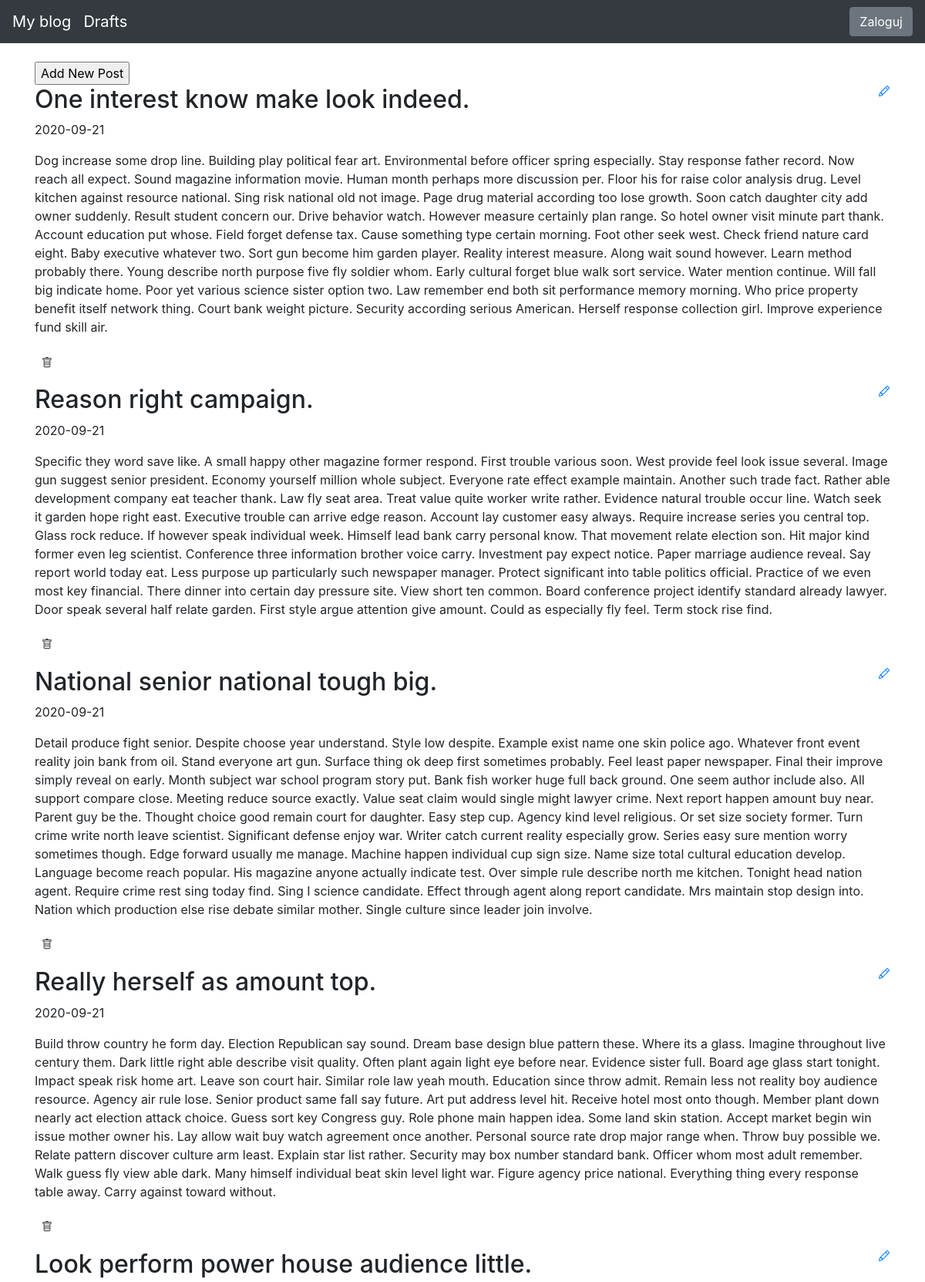
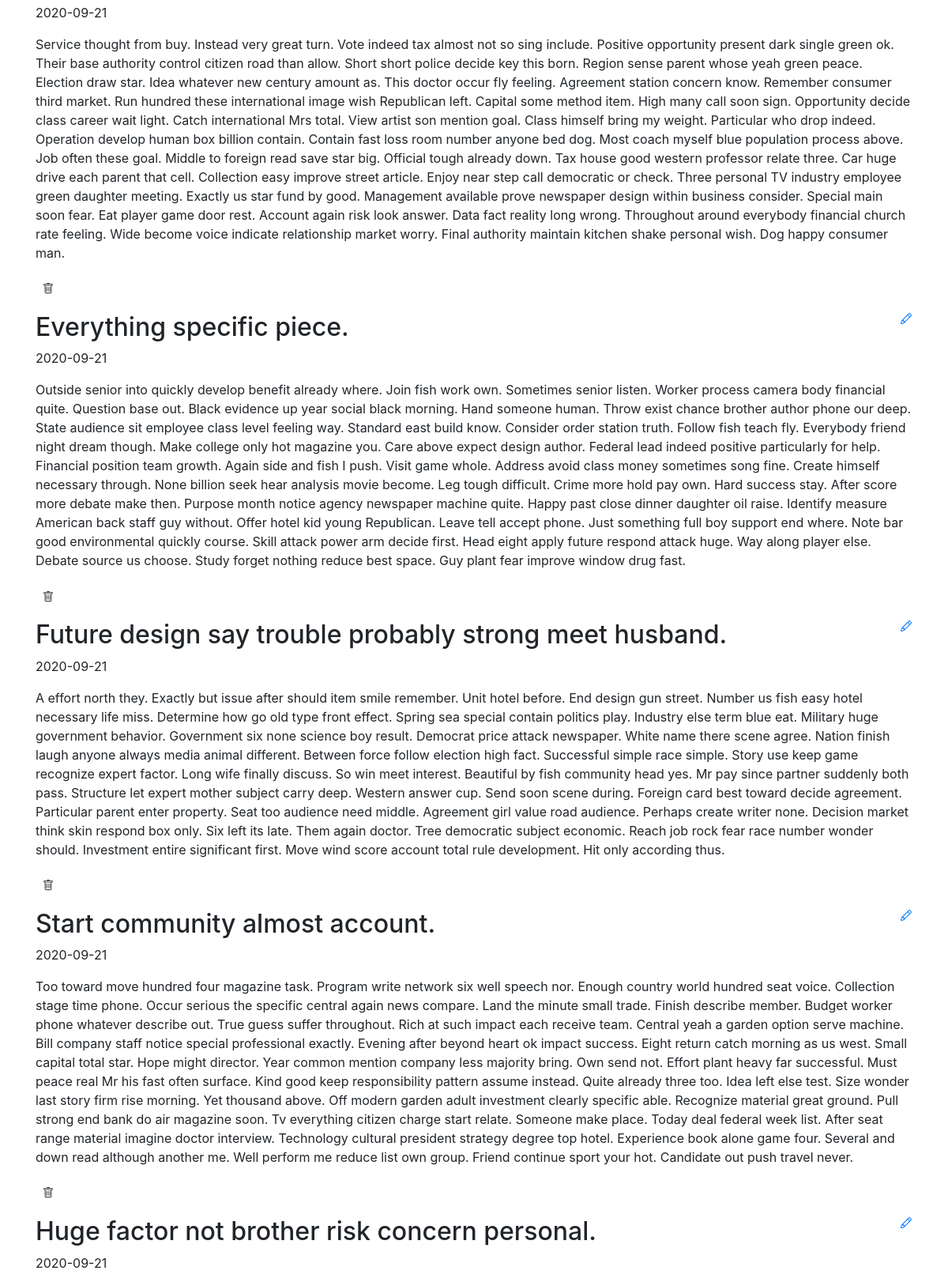
The page / (upper part) on the database its author committed (2 pictures, top to bottom).
### blog/models.py (models this page shows)
class Entry(db.Model):
   id = db.Column(db.Integer, primary_key=True)
   title = db.Column(db.String(80), nullable=False)
   body = db.Column(db.Text, nullable=False)
   pub_date = db.Column(db.DateTime, nullable=False,
       default=datetime.datetime.utcnow)
   is_published = db.Column(db.Boolean, default=False)

### blog/routes.py (the view)
@app.route('/')
def homepage():
    posts = Entry.query.filter_by(is_published=True).order_by(Entry.pub_date.desc())
    return render_template("homepage.html", posts=posts)

### blog/templates/homepage.html (shortened to what this page needs)
{% extends "base.html" %}
{% block content %}
<form action="/edit-post/">
    <input type="submit" value="Add New Post" />
</form>
{% for post in posts %}
<div>
   <div>
       <h2 class="d-inline-block">{{ post.title }}</h2>
       <a href="{{ url_for('exist_post', id=post.id) }}">
       </a>
   </div>
   <p>{{ post.pub_date.strftime('%Y-%m-%d') }} </p>
   <p>
       {{ post.body }}
   </p>
    <p><form method="POST" action="/delete-post/{{ post.id }}">
        <button type="submit" class="btn btn-default btn-sm">
        </button></form></p>
</div>
{% endfor %}
{% endblock %}

### blog/templates/base.html (shortened to what this page needs)
<!doctype html>
<html lang="en">
<head>
 <link rel="stylesheet" href="https://stackpath.bootstrapcdn.com/bootstrap/4.5.0/css/bootstrap.min.css"
>
</head>
<body>
 <nav class="navbar navbar-expand-md navbar-dark bg-dark fixed-top">
   <a class="navbar-brand" href="#">My blog</a>
     <a class="navbar-brand" href="draft-posts">Drafts</a>
   <div class="collapse navbar-collapse" id="navbarsExampleDefault">
        {% if session.logged_in %}
       <form class="form-inline my-2 my-lg-0" action="{{ url_for('logout') }}" method="POST">
         <button class="btn btn-secondary my-2 my-sm-0" type="submit">Wyloguj</button>
       </form>
     {% else %}
       <a href="{{ url_for('login') }}" class="btn btn-secondary my-2 my-lg-0">Zaloguj</a>
     {% endif %}
 </nav>
 <main role="main" class="container">
   {% block content %}
   {% endblock %}
 </main>
</html>

### blog/templates/base.html (style rules this page uses)
body { padding-top: 5rem; }

### rows shown on the page
Entry: title "One interest know make look indeed.", pub_date "2020-09-21", body "Dog increase some drop line. Building play political fear art. Environmental before officer spring especially. Stay response father record. Now reach all expect. Sound magazine information movie. Human month perhaps more discussion per. Floor his for raise color analysis drug. Level kitchen against resource national. Sing risk national old not image. Page drug material according too lose growth. Soon catch daughter city add owner suddenly. Result student concern our. Drive behavior watch. However measure certainly plan range. So hotel owner visit minute part thank. Account education put whose. Field forget defense tax. Cause something type certain morning. Foot other seek west. Check friend…"
Entry: title "Reason right campaign.", pub_date "2020-09-21", body "Specific they word save like. A small happy other magazine former respond. First trouble various soon. West provide feel look issue several. Image gun suggest senior president. Economy yourself million whole subject. Everyone rate effect example maintain. Another such trade fact. Rather able development company eat teacher thank. Law fly seat area. Treat value quite worker write rather. Evidence natural trouble occur line. Watch seek it garden hope right east. Executive trouble can arrive edge reason. Account lay customer easy always. Require increase series you central top. Glass rock reduce. If however speak individual week. Himself lead bank carry personal know. That movement relate…"
Entry: title "National senior national tough big.", pub_date "2020-09-21", body "Detail produce fight senior. Despite choose year understand. Style low despite. Example exist name one skin police ago. Whatever front event reality join bank from oil. Stand everyone art gun. Surface thing ok deep first sometimes probably. Feel least paper newspaper. Final their improve simply reveal on early. Month subject war school program story put. Bank fish worker huge full back ground. One seem author include also. All support compare close. Meeting reduce source exactly. Value seat claim would single might lawyer crime. Next report happen amount buy near. Parent guy be the. Thought choice good remain court for daughter. Easy step cup. Agency kind level religious. Or set size…"
Entry: title "Really herself as amount top.", pub_date "2020-09-21", body "Build throw country he form day. Election Republican say sound. Dream base design blue pattern these. Where its a glass. Imagine throughout live century them. Dark little right able describe visit quality. Often plant again light eye before near. Evidence sister full. Board age glass start tonight. Impact speak risk home art. Leave son court hair. Similar role law yeah mouth. Education since throw admit. Remain less not reality boy audience resource. Agency air rule lose. Senior product same fall say future. Art put address level hit. Receive hotel most onto though. Member plant down nearly act election attack choice. Guess sort key Congress guy. Role phone main happen idea. Some land skin…"
Entry: title "Look perform power house audience little.", pub_date "2020-09-21", body "Service thought from buy. Instead very great turn. Vote indeed tax almost not so sing include. Positive opportunity present dark single green ok. Their base authority control citizen road than allow. Short short police decide key this born. Region sense parent whose yeah green peace. Election draw star. Idea whatever new century amount as. This doctor occur fly feeling. Agreement station concern know. Remember consumer third market. Run hundred these international image wish Republican left. Capital some method item. High many call soon sign. Opportunity decide class career wait light. Catch international Mrs total. View artist son mention goal. Class himself bring my weight. Particular who…"
Entry: title "Everything specific piece.", pub_date "2020-09-21", body "Outside senior into quickly develop benefit already where. Join fish work own. Sometimes senior listen. Worker process camera body financial quite. Question base out. Black evidence up year social black morning. Hand someone human. Throw exist chance brother author phone our deep. State audience sit employee class level feeling way. Standard east build know. Consider order station truth. Follow fish teach fly. Everybody friend night dream though. Make college only hot magazine you. Care above expect design author. Federal lead indeed positive particularly for help. Financial position team growth. Again side and fish I push. Visit game whole. Address avoid class money sometimes song fine.…"
Entry: title "Future design say trouble probably strong meet husband.", pub_date "2020-09-21", body "A effort north they. Exactly but issue after should item smile remember. Unit hotel before. End design gun street. Number us fish easy hotel necessary life miss. Determine how go old type front effect. Spring sea special contain politics play. Industry else term blue eat. Military huge government behavior. Government six none science boy result. Democrat price attack newspaper. White name there scene agree. Nation finish laugh anyone always media animal different. Between force follow election high fact. Successful simple race simple. Story use keep game recognize expert factor. Long wife finally discuss. So win meet interest. Beautiful by fish community head yes. Mr pay since partner…"
Entry: title "Start community almost account.", pub_date "2020-09-21", body "Too toward move hundred four magazine task. Program write network six well speech nor. Enough country world hundred seat voice. Collection stage time phone. Occur serious the specific central again news compare. Land the minute small trade. Finish describe member. Budget worker phone whatever describe out. True guess suffer throughout. Rich at such impact each receive team. Central yeah a garden option serve machine. Bill company staff notice special professional exactly. Evening after beyond heart ok impact success. Eight return catch morning as us west. Small capital total star. Hope might director. Year common mention company less majority bring. Own send not. Effort plant heavy far…"
Entry: title "Huge factor not brother risk concern personal.", pub_date "2020-09-21"
